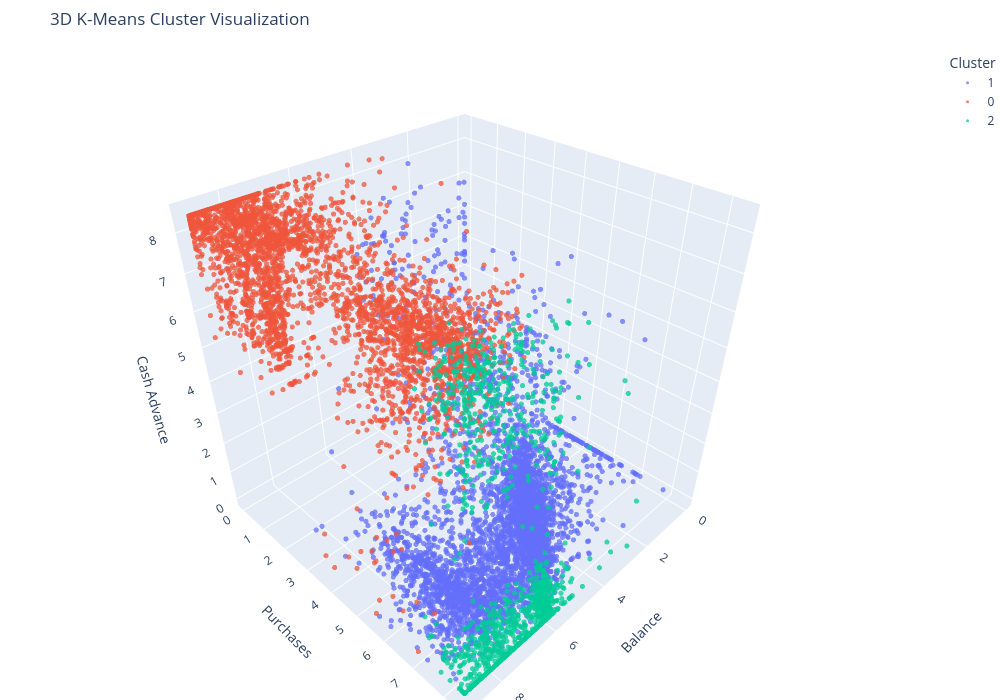

This figure's notebook cell:
### Markdown cell above
### Interpretation

- Customers with similar credit limits and cash advance usage are grouped into the same cluster.
- The visualization highlights different spending and borrowing behaviours across customer segments.

### Code cell
# 3D Scatter Plot

fig = px.scatter_3d(df,
                    x="BALANCE",
                    y="PURCHASES",
                    z="CASH_ADVANCE",
                    color=df["KMeans_Cluster"].astype(str),
                    title="3D K-Means Cluster Visualization",
                    opacity=0.75,
                    height=700,
                    width=1000)

fig.update_traces(marker=dict(size=3))
fig.update_layout(scene=dict(xaxis_title="Balance", 
                             yaxis_title="Purchases",
                             zaxis_title="Cash Advance", 
                             aspectmode="cube"),
                  legend_title="Cluster",
                  margin=dict(l=0, r=0, b=0, t=50))
fig.show()

### Figure 1 — Plotly figure (JSON) as saved in the notebook; plotly's stock layout.template omitted (floating-point values rounded to 4 significant figures; data arrays with more than 128 entries replaced by an {"elided": "..."} marker saying what was removed)
{"data": [{"hovertemplate": "color=1<br>BALANCE=%{x}<br>PURCHASES=%{y}<br>CASH_ADVANCE=%{z}<extra></extra>", "legendgroup": "1", "marker": {"color": "#636efa", "opacity": 0.75, "size": 3, "symbol": "circle"}, "mode": "markers", "name": "1", "scene": "scene", "showlegend": true, "type": "scatter3d", "x": {"elided": "4340 float values"}, "y": {"elided": "4340 float values"}, "z": {"elided": "4340 float values"}}, {"hovertemplate": "color=0<br>BALANCE=%{x}<br>PURCHASES=%{y}<br>CASH_ADVANCE=%{z}<extra></extra>", "legendgroup": "0", "marker": {"color": "#EF553B", "opacity": 0.75, "size": 3, "symbol": "circle"}, "mode": "markers", "name": "0", "scene": "scene", "showlegend": true, "type": "scatter3d", "x": {"elided": "3319 float values"}, "y": {"elided": "3319 float values"}, "z": {"elided": "3319 float values"}}, {"hovertemplate": "color=2<br>BALANCE=%{x}<br>PURCHASES=%{y}<br>CASH_ADVANCE=%{z}<extra></extra>", "legendgroup": "2", "marker": {"color": "#00cc96", "opacity": 0.75, "size": 3, "symbol": "circle"}, "mode": "markers", "name": "2", "scene": "scene", "showlegend": true, "type": "scatter3d", "x": {"elided": "1291 float values"}, "y": {"elided": "1291 float values"}, "z": {"elided": "1291 float values"}}], "layout": {"height": 700, "legend": {"title": {"text": "Cluster"}, "tracegroupgap": 0}, "margin": {"b": 0, "l": 0, "r": 0, "t": 50}, "scene": {"aspectmode": "cube", "domain": {"x": [0, 1], "y": [0, 1]}, "xaxis": {"title": {"text": "Balance"}}, "yaxis": {"title": {"text": "Purchases"}}, "zaxis": {"title": {"text": "Cash Advance"}}}, "title": {"text": "3D K-Means Cluster Visualization"}, "width": 1000}}
